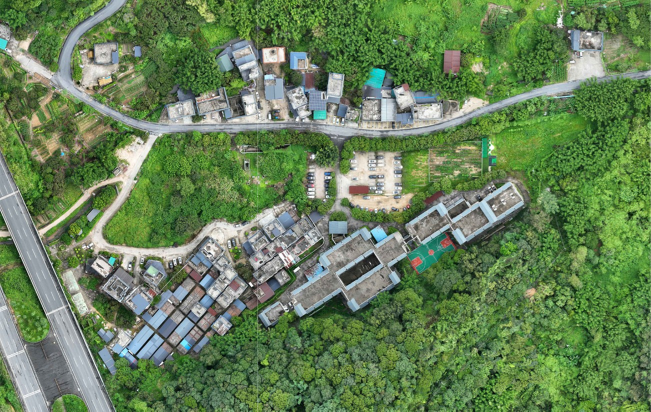
#> input picture assets/orthophoto.jpg, 1302 x 823 px (shown at 1/2 size)
$ python -i roof_analysis.py   (imports and definitions only)
#> lines starting #> are read from the running program, lines starting #| are printed output that depends on the picture; after the words box and inside, x2 and y2 are one past the last pixel; in counts of white or black regions, pixels touching at a corner belong together
#> further down, picture is the input picture: shape (823, 1302, 3); mean B, G, R 88.3, 129.7, 102.8
from __future__ import annotations

import math

import cv2
import numpy as np


SAFE_VALUES = {
    "type": "hip",
    "material": "gray_tile",
    "pitch": "standard",
}
MIN_EFFECTIVE_PIXELS = 800
MIN_CONFIDENCE = 0.55


# [19 lines left out: functions decision, fallback_roof_analysis, not called in this run]


def _largest_component(mask: np.ndarray) -> np.ndarray:
    count, labels, stats, _ = cv2.connectedComponentsWithStats(mask, 8)
    if count <= 1:
        return np.zeros_like(mask)
    largest = 1 + int(np.argmax(stats[1:, cv2.CC_STAT_AREA]))
    return np.where(labels == largest, 255, 0).astype(np.uint8)


def _candidate_mask(image: np.ndarray) -> np.ndarray:
    hsv = cv2.cvtColor(image, cv2.COLOR_BGR2HSV)
#> hsv: shape (823, 1302, 3); mean H, S, V 55, 99.4, 132
    gray = cv2.cvtColor(image, cv2.COLOR_BGR2GRAY)
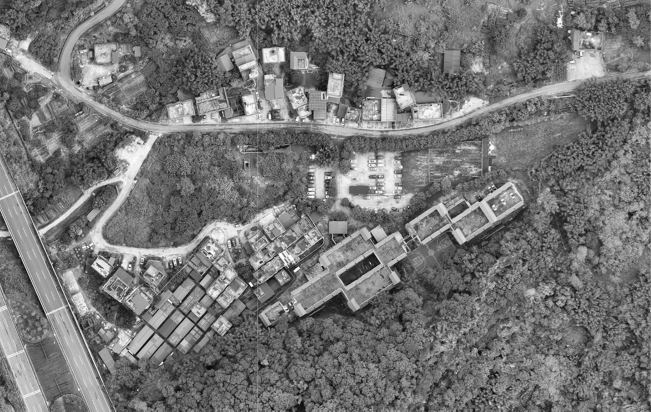
#> gray: shape (823, 1302) (shown at 1/2 size); min 0, max 255, mean 116.9
    candidate = np.where(
        (gray < 226) | ((hsv[:, :, 1] > 42) & (hsv[:, :, 2] < 235)),
        255,
        0,
    ).astype(np.uint8)
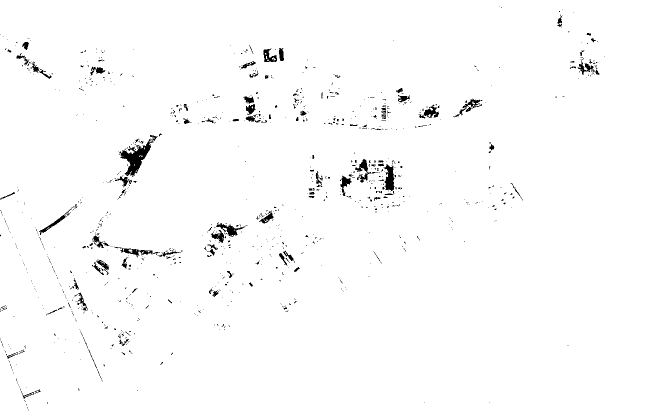
#> candidate: shape (823, 1302) (shown at 1/2 size); 98.4% white; 1054 black regions (935 under 20 px), largest, box (x1, y1, x2, y2) and area: (238, 277, 307, 354) 1841, (767, 328, 789, 383) 734, (431, 445, 494, 474) 536
    kernel = np.ones((3, 3), np.uint8)
    candidate = cv2.morphologyEx(candidate, cv2.MORPH_OPEN, kernel)
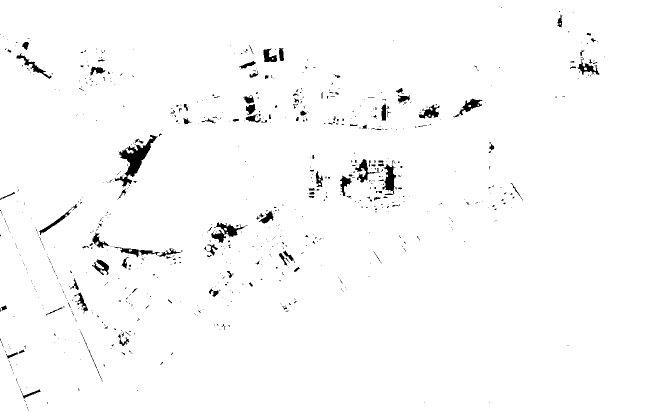
#> candidate: shape (823, 1302) (shown at 1/2 size); 98.1% white; 818 black regions (706 under 20 px), largest, box (x1, y1, x2, y2) and area: (229, 270, 315, 374) 2420, (422, 445, 494, 486) 987, (765, 328, 792, 390) 876
    candidate = cv2.morphologyEx(candidate, cv2.MORPH_CLOSE, kernel, iterations=2)
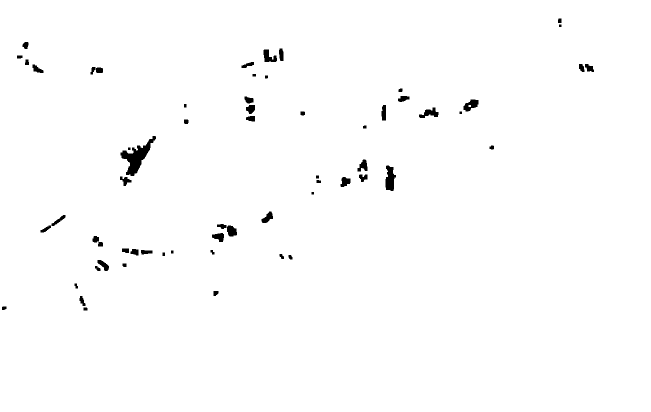
#> candidate: shape (823, 1302) (shown at 1/2 size); 99% white; 63 black regions, largest, box (x1, y1, x2, y2) and area: (241, 272, 312, 352) 1965, (771, 331, 792, 382) 738, (927, 199, 957, 223) 439
    return _largest_component(candidate)
#> in _largest_component, `count, labels, stats, _ = cv2.connectedComponentsWithStats(mask, 8)`:
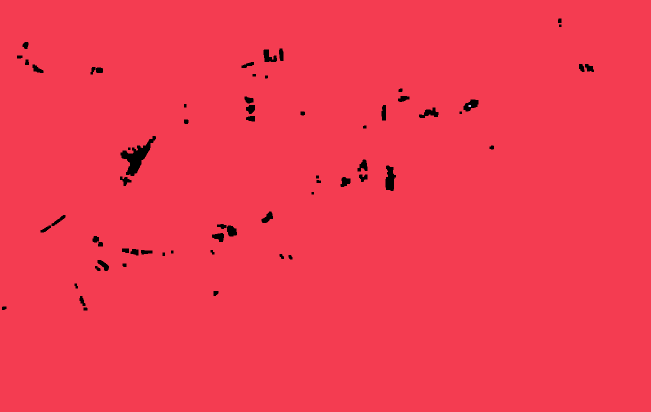
#> labels: shape (823, 1302) int32 (shown at 1/2 size); 3 distinct labels, from 0 to 2; one colour per label, 0 black
#> in _largest_component, `count, labels, stats, _ = cv2.connectedComponentsWithStats(mask, 8)`: count = 3; stats = [[4, 37, 1184, 584, 11023], [0, 0, 1302, 823, 1060503], [937, 210, 5, 4, 20]]
#> in _largest_component, `largest = 1 + int(np.argmax(stats[1:, cv2.CC_STAT_AREA]))`: largest = 1
#> in _largest_component, `return np.where(labels == largest, 255, 0).astype(np.uint8)`: returned value: shape (823, 1302); 99% white; 63 black regions, largest, box (x1, y1, x2, y2) and area: (241, 272, 312, 352) 1965, (771, 331, 792, 382) 738, (927, 199, 957, 223) 459


# [201 lines left out: functions extract_roof_region, roof_silhouette, dominant_roof_lines, classify_roof_type, classify_roof_pitch, classify_roof_material and 2 more, not called in this run]

>>> import cv2
>>> picture = cv2.imread('../../../assets/orthophoto.jpg')
>>> result = _candidate_mask(picture)
